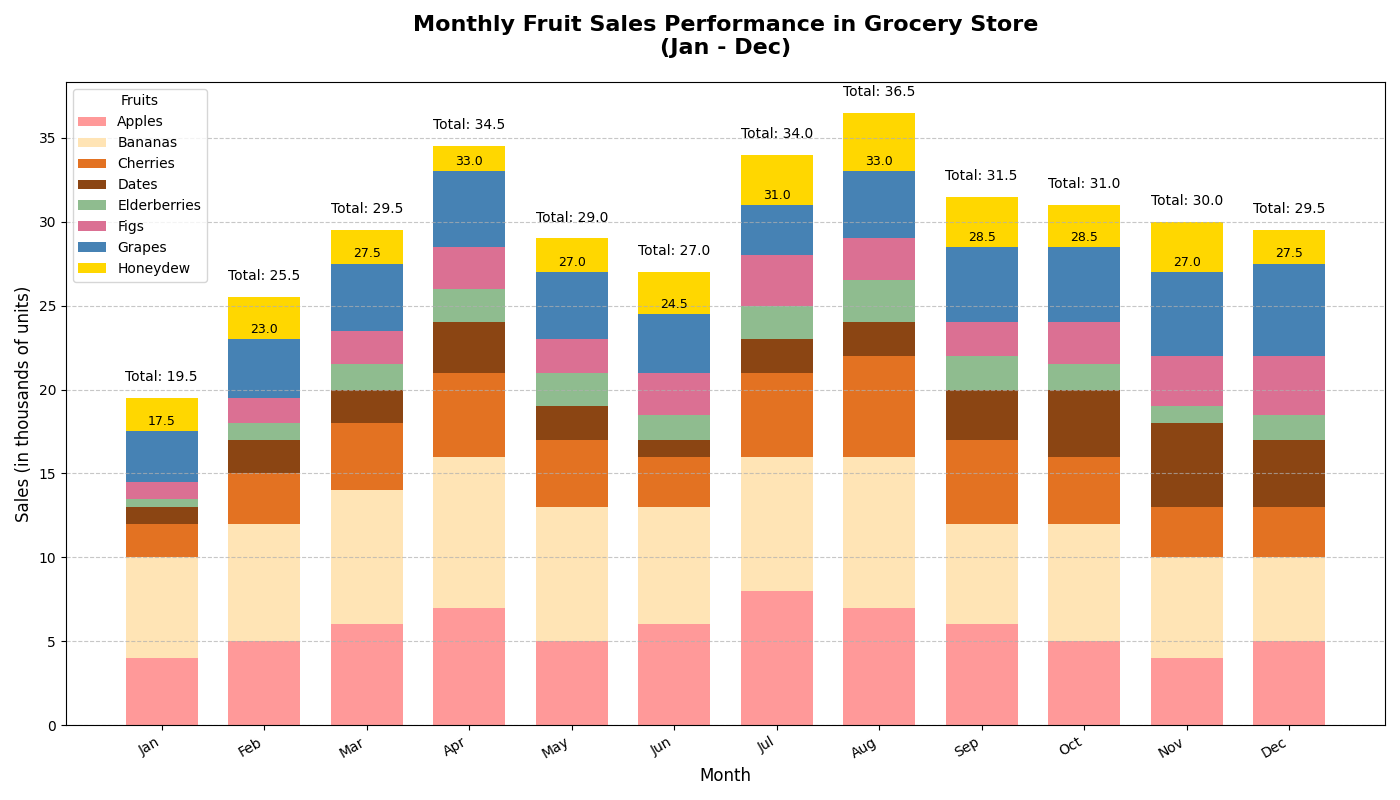

This chart was generated by the following Python code:
import matplotlib.pyplot as plt
import numpy as np

# Define months and fruits
months = np.array(['Jan', 'Feb', 'Mar', 'Apr', 'May', 'Jun', 'Jul', 'Aug', 'Sep', 'Oct', 'Nov', 'Dec'])
fruits = ['Apples', 'Bananas', 'Cherries', 'Dates', 'Elderberries', 'Figs', 'Grapes', 'Honeydew']

# Sales data (in thousands of units)
sales_apples = np.array([4, 5, 6, 7, 5, 6, 8, 7, 6, 5, 4, 5])
sales_bananas = np.array([6, 7, 8, 9, 8, 7, 8, 9, 6, 7, 6, 5])
sales_cherries = np.array([2, 3, 4, 5, 4, 3, 5, 6, 5, 4, 3, 3])
sales_dates = np.array([1, 2, 2, 3, 2, 1, 2, 2, 3, 4, 5, 4])
sales_elderberries = np.array([0.5, 1, 1.5, 2, 2, 1.5, 2, 2.5, 2, 1.5, 1, 1.5])
sales_figs = np.array([1, 1.5, 2, 2.5, 2, 2.5, 3, 2.5, 2, 2.5, 3, 3.5])
sales_grapes = np.array([3, 3.5, 4, 4.5, 4, 3.5, 3, 4, 4.5, 4.5, 5, 5.5])
sales_honeydew = np.array([2, 2.5, 2, 1.5, 2, 2.5, 3, 3.5, 3, 2.5, 3, 2])

# Aggregate data by fruit type
data = np.array([sales_apples, sales_bananas, sales_cherries, sales_dates, sales_elderberries, sales_figs, sales_grapes, sales_honeydew])

n_months = len(months)

# Define the positions of the bars
x = np.arange(n_months)
bar_width = 0.7

# Create the main plot
fig, ax = plt.subplots(figsize=(14, 8))

# Plot stacked bars
bottom = np.zeros(n_months)
colors = ['#FF9999', '#FFE4B5', '#E37222', '#8B4513', '#8FBC8F', '#DB7093', '#4682B4', '#FFD700']
for i, (sales, color) in enumerate(zip(data, colors)):
    bars = ax.bar(x, sales, width=bar_width, color=color, label=fruits[i], bottom=bottom)
    bottom += sales
    
    # Example label (now extended to Grapes for demonstration)
    if i == 6:  # Labeling Grapes instead
        for bar in bars:
            yval = bar.get_height() + bar.get_y()
            ax.text(bar.get_x() + bar.get_width()/2, yval + 0.2, f'{yval:.1f}', ha='center', va='bottom', fontsize=9, color='black')

ax.set_xlabel('Month', fontsize=12)
ax.set_ylabel('Sales (in thousands of units)', fontsize=12)
ax.set_title('Monthly Fruit Sales Performance in Grocery Store\n(Jan - Dec)', fontsize=16, fontweight='bold', pad=20)
ax.set_xticks(x)
ax.set_xticklabels(months)
ax.yaxis.grid(True, linestyle='--', alpha=0.7)
plt.xticks(rotation=30, ha='right')

ax.legend(title='Fruits', fontsize=10)

# Highlight total sales for each month
total_sales = data.sum(axis=0)
for idx, total in enumerate(total_sales):
    ax.annotate(f'Total: {total:.1f}', xy=(idx, total + 1), fontsize=10, ha='center', color='black')

plt.tight_layout()
plt.show()
